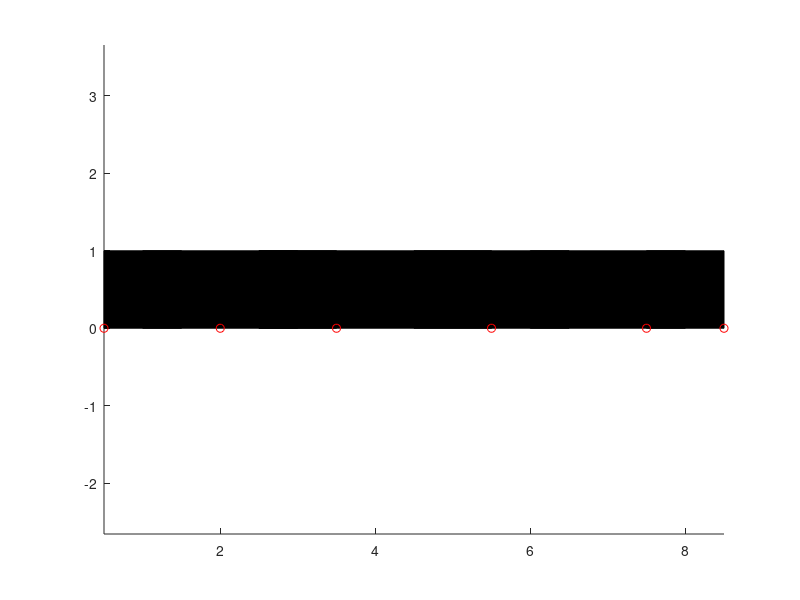

Recreate this plot in MATLAB.
% Define tile sizes
tile_sizes = [1, 2, 1, 3, 1, 1, 2, 1];

% Calculate the cumulative sum of tile sizes
cumulative_sizes = cumsum(tile_sizes);

% Calculate the total size of the grid
grid_size = cumulative_sizes(end);

% Calculate the optimal stare points
stare_points = zeros(1, length(tile_sizes));
for i = 1:length(tile_sizes)
    if i == 1
        stare_points(i) = tile_sizes(i) / 2;
    else
        stare_points(i) = (cumulative_sizes(i-1) + tile_sizes(i) / 2) ...
            - ((grid_size - cumulative_sizes(end)) / (length(tile_sizes) - 1)) * (i - 1);
    end
end

% Plot the tile grid and stare points
figure
hold on
for i = 1:length(tile_sizes)
    rectangle('Position', [i-tile_sizes(i)/2, 0, tile_sizes(i), 1], 'FaceColor', 'k')
end
plot(stare_points, zeros(1, length(tile_sizes)), 'ro')
xlim([0.5, length(tile_sizes)+0.5])
axis equal